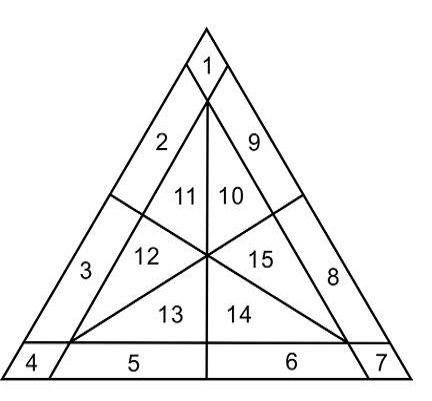
#> input picture 三角图和知识图谱结合/gfp/g.jpg, 432 x 401 px
$ python gfp.py
#> lines starting #> are read from the running program, lines starting #| are printed output that depends on the picture; after the words box and inside, x2 and y2 are one past the last pixel; in counts of white or black regions, pixels touching at a corner belong together
# -*- coding: utf-8 -*-
import cv2
import numpy as np


img_g = cv2.imread(r'gfp/g.jpg')
#> img_g is the input picture: shape (401, 432, 3); min 0, max 255, mean 241.3
g1, g2 = (2, 382), (409, 382)
img_f = cv2.imread(r'gfp/f1.png')
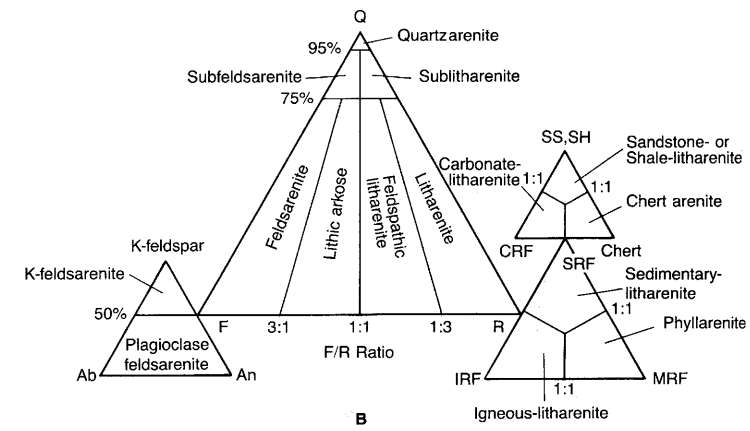
#> input picture 三角图和知识图谱结合/gfp/f1.png, 1499 x 861 px (shown at 1/2 size)
#> img_f is the input picture: shape (861, 1499, 3); min 0, max 255, mean 241.4
f1, f2 = (396, 630), (1041, 630)  # (80, 423), (497, 423)
img_p = cv2.imread(r'gfp/p.jpg')
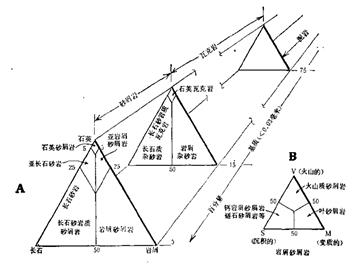
#> input picture 三角图和知识图谱结合/gfp/p.jpg, 360 x 272 px
#> img_p is the input picture: shape (272, 360, 3); min 0, max 255, mean 242.8
p1, p2 = (35, 245), (156, 245)

SQRT3 = np.sqrt(3)
SQRT3OVER2 = SQRT3 / 2.


def QFL2xy(QFL, scale):
    b, c, a = QFL

    a *= scale/100
    b *= scale/100
    c *= scale/100

    x = a + b/2.
    y = SQRT3OVER2 * b
    # print(scale)
    return x, y


def show(img, p1, p2, QFL, name):
#> called with p1 = (2, 382), p2 = (409, 382), QFL = (25, 25, 50), name = 'Garzanti'
    scale = abs(p1[0]-p2[0])
    o = p1

    x0, y0 = QFL2xy(QFL, scale)
    x, y = o[0]+x0, o[1]-y0
    point = (int(x), int(y))

    show_img = np.copy(img)
    cv2.circle(show_img, point, 5, (0, 0, 200), thickness=-1)
#> show_img: shape (401, 432, 3); 0.05% of pixels changed, all inside (x1, y1, x2, y2) = (251, 288, 262, 299)
    # cv2.namedWindow(name)
    # show_img = cv2.resize(show_img, (show_img.shape[1] // 2, show_img.shape[0] // 2))
    if 'F' in name:
        show_img = cv2.resize(show_img, None, fx=0.5, fy=0.5)
    cv2.imshow(name, show_img)


def show_on_gfp(QFL):
    show(img_g, g1, g2, QFL, 'Garzanti')
    show(img_f, f1, f2, QFL, 'Folk')
#> call 2 of show, with p1 = (396, 630), p2 = (1041, 630), QFL = (25, 25, 50), name = 'Folk'
#> in show (call 2), `cv2.circle(show_img, point, 5, (0, 0, 200), thickness=-1)`: show_img: shape (861, 1499, 3); 0.01% of pixels changed, all inside (x1, y1, x2, y2) = (794, 485, 805, 496)
#> in show (call 2), `show_img = cv2.resize(show_img, None, fx=0.5, fy=0.5)`:
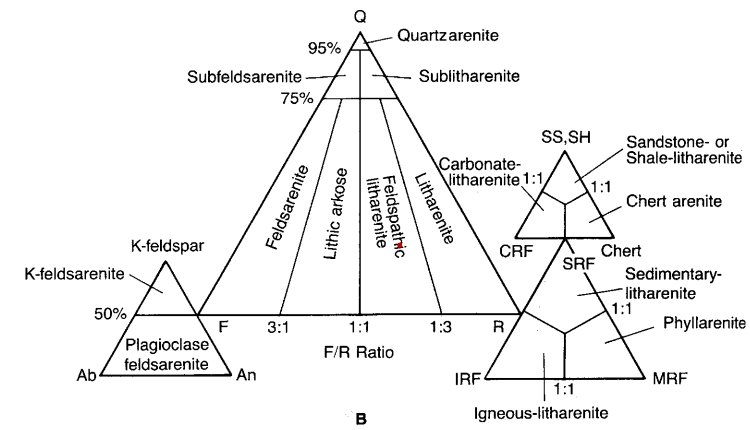
#> show_img: shape (430, 750, 3); mean B, G, R 241.4, 241.4, 241.4
    show(img_p, p1, p2, QFL, 'Pettijohn')
#> in show (call 3), `cv2.circle(show_img, point, 5, (0, 0, 200), thickness=-1)`: show_img: shape (272, 360, 3); 0.08% of pixels changed, all inside (x1, y1, x2, y2) = (105, 213, 116, 224)

def show_on_g(QFL):
    show(img_g, g1, g2, QFL, 'Garzanti')

def show_on_f(QFL):
    show(img_f, f1, f2, QFL, 'Folk')

def show_on_p(QFL):
    show(img_p, p1, p2, QFL, 'Pettijohn')


if __name__ == '__main__':
    show_on_gfp((25, 25, 50))
    cv2.waitKey(0)
    cv2.destroyAllWindows()
